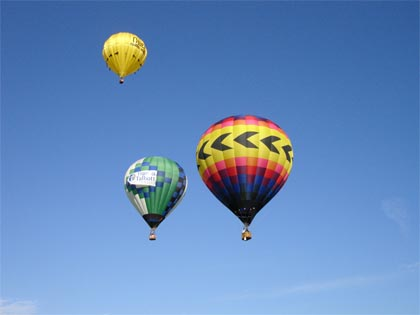
#> input picture digital-image-processing/assets/baloons.jpg, 420 x 315 px
$ jupyter execute lab-5.ipynb   (shell and % lines are left out)
#> lines starting #> are read from the running program, lines starting #| are printed output that depends on the picture
[cell 1]
from matplotlib import pyplot as plt
import numpy as np
import cv2 as cv

[cell 2]
main = cv.imread('assets/baloons.jpg', cv.IMREAD_GRAYSCALE)
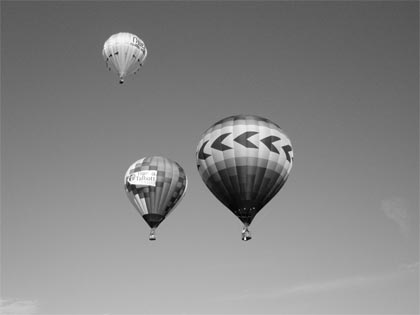
#> main: shape (315, 420); min 0, max 255, mean 133

kernel = np.array([[-1, -2], [2, 1]], dtype=np.float32)
kernel *= 5

[cell 3]
result = cv.filter2D(main, -1, kernel)
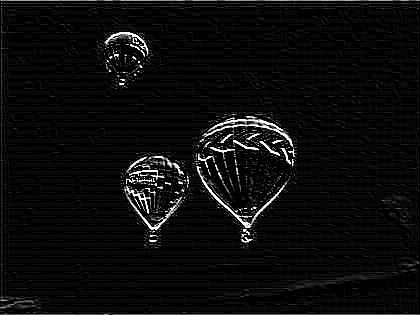
#> result: shape (315, 420); min 0, max 255, mean 11.7
result

[cell 4]
plt.subplot(121), plt.imshow(cv.cvtColor(main, cv.COLOR_BGR2RGB)), plt.title('Original')
plt.subplot(122), plt.imshow(cv.cvtColor(result, cv.COLOR_BGR2RGB)), plt.title('Filtered x5')
plt.show()
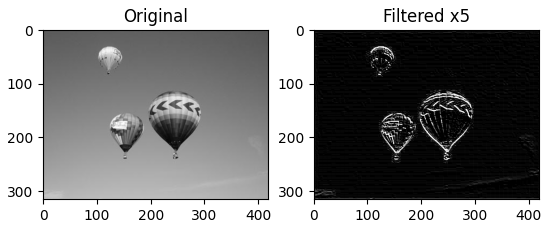
#> figure drawn by matplotlib, 2 panels
